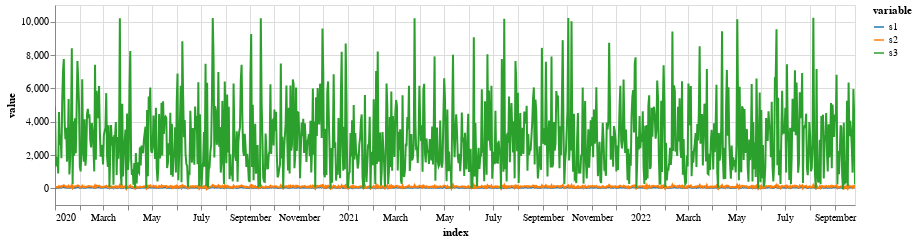

Notebook source saved alongside this figure:
### Code cell
selection = alt.selection_multi(fields=['variable'], bind='legend')

c = (
    alt.Chart(df.reset_index())
        .properties(width=800, height=200)
        .encode(
            x="index:T", 
            y="value:Q", 
            color=alt.Color(
                "variable", 
                scale=alt.Scale(scheme="category10")
            ),
        )
        .mark_line()
        .add_selection(selection)
)

c.interactive()

### Figure 1 — Vega-Lite specification as saved in the notebook (floating-point values rounded to 4 significant figures; data arrays with more than 128 entries replaced by an {"elided": "..."} marker saying what was removed)
{"config": {"view": {"continuousWidth": 400, "continuousHeight": 300}}, "data": {"name": "data-2905ae786a5695a8fcac4cdca39da280"}, "mark": "line", "encoding": {"color": {"field": "variable", "scale": {"scheme": "category10"}, "type": "nominal"}, "x": {"field": "index", "type": "temporal"}, "y": {"field": "value", "type": "quantitative"}}, "height": 200, "selection": {"selector002": {"type": "multi", "fields": ["variable"], "bind": "legend"}, "selector003": {"type": "interval", "bind": "scales", "encodings": ["x", "y"]}}, "width": 800, "$schema": "https://vega.github.io/schema/vega-lite/v4.17.0.json", "datasets": {"data-2905ae786a5695a8fcac4cdca39da280": {"elided": "3000 records"}}}
